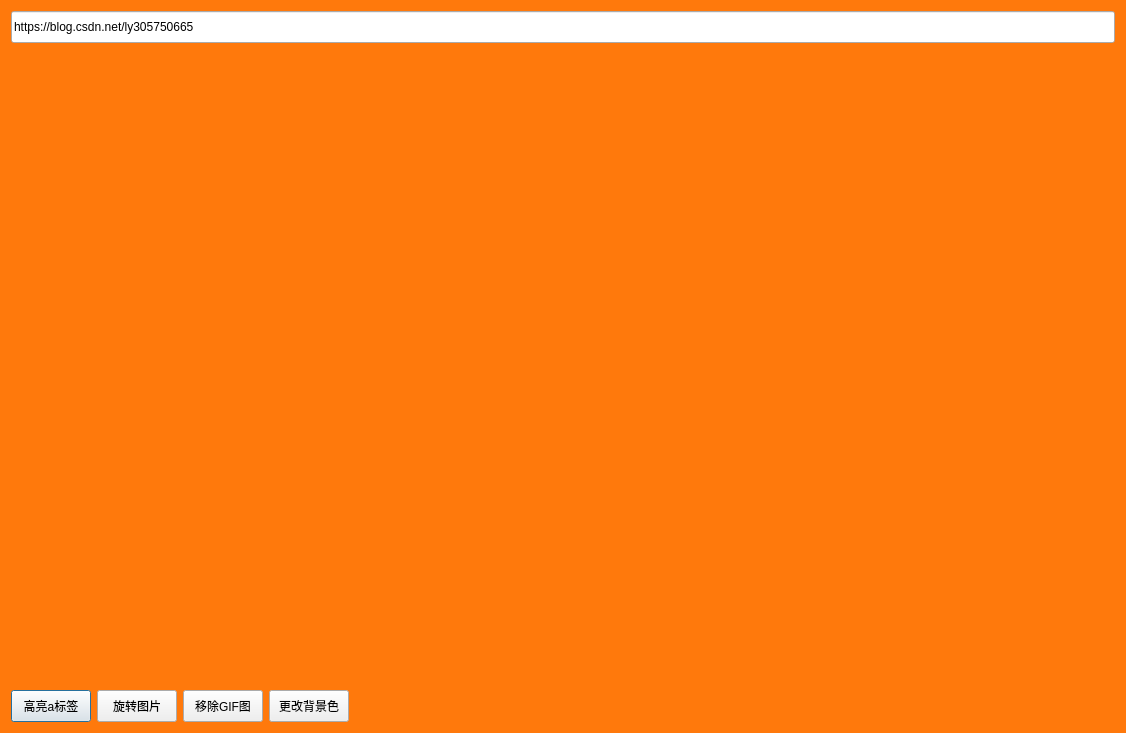
<?xml version="1.0" encoding="UTF-8"?>
<ui version="4.0">
 <class>WebenginePlayClass</class>
 <widget class="QDialog" name="WebenginePlayClass">
  <property name="geometry">
   <rect>
    <x>0</x>
    <y>0</y>
    <width>1126</width>
    <height>733</height>
   </rect>
  </property>
  <property name="windowTitle">
   <string>WebenginePlay</string>
  </property>
  <property name="styleSheet">
   <string notr="true">QWidget#WebenginePlayClass{
	background-color: rgb(255, 121, 12);
}</string>
  </property>
  <layout class="QVBoxLayout" name="verticalLayout">
   <item>
    <widget class="QLineEdit" name="urledit">
     <property name="minimumSize">
      <size>
       <width>0</width>
       <height>32</height>
      </size>
     </property>
     <property name="text">
      <string>https://blog.csdn.net/ly305750665</string>
     </property>
    </widget>
   </item>
   <item>
    <widget class="WebView" name="webview" native="true"/>
   </item>
   <item>
    <widget class="QWidget" name="widget" native="true">
     <property name="minimumSize">
      <size>
       <width>0</width>
       <height>32</height>
      </size>
     </property>
     <property name="maximumSize">
      <size>
       <width>16777215</width>
       <height>32</height>
      </size>
     </property>
     <layout class="QHBoxLayout" name="horizontalLayout">
      <property name="leftMargin">
       <number>0</number>
      </property>
      <property name="topMargin">
       <number>0</number>
      </property>
      <property name="rightMargin">
       <number>0</number>
      </property>
      <property name="bottomMargin">
       <number>0</number>
      </property>
      <item>
       <widget class="QPushButton" name="pushButton">
        <property name="minimumSize">
         <size>
          <width>32</width>
          <height>32</height>
         </size>
        </property>
        <property name="maximumSize">
         <size>
          <width>16777215</width>
          <height>32</height>
         </size>
        </property>
        <property name="text">
         <string>高亮a标签</string>
        </property>
       </widget>
      </item>
      <item>
       <widget class="QPushButton" name="pushButton_3">
        <property name="minimumSize">
         <size>
          <width>32</width>
          <height>32</height>
         </size>
        </property>
        <property name="maximumSize">
         <size>
          <width>16777215</width>
          <height>32</height>
         </size>
        </property>
        <property name="text">
         <string>旋转图片</string>
        </property>
       </widget>
      </item>
      <item>
       <widget class="QPushButton" name="pushButton_4">
        <property name="minimumSize">
         <size>
          <width>32</width>
          <height>32</height>
         </size>
        </property>
        <property name="maximumSize">
         <size>
          <width>16777215</width>
          <height>32</height>
         </size>
        </property>
        <property name="text">
         <string>移除GIF图</string>
        </property>
       </widget>
      </item>
      <item>
       <widget class="QPushButton" name="pushButton_5">
        <property name="minimumSize">
         <size>
          <width>32</width>
          <height>32</height>
         </size>
        </property>
        <property name="maximumSize">
         <size>
          <width>16777215</width>
          <height>32</height>
         </size>
        </property>
        <property name="text">
         <string>更改背景色</string>
        </property>
       </widget>
      </item>
      <item>
       <spacer name="horizontalSpacer">
        <property name="orientation">
         <enum>Qt::Horizontal</enum>
        </property>
        <property name="sizeHint" stdset="0">
         <size>
          <width>40</width>
          <height>20</height>
         </size>
        </property>
       </spacer>
      </item>
     </layout>
    </widget>
   </item>
  </layout>
 </widget>
 <layoutdefault spacing="6" margin="11"/>
 <customwidgets>
  <customwidget>
   <class>WebView</class>
   <extends>QWidget</extends>
   <header>webview.h</header>
   <container>1</container>
  </customwidget>
 </customwidgets>
 <resources/>
 <connections/>
</ui>
